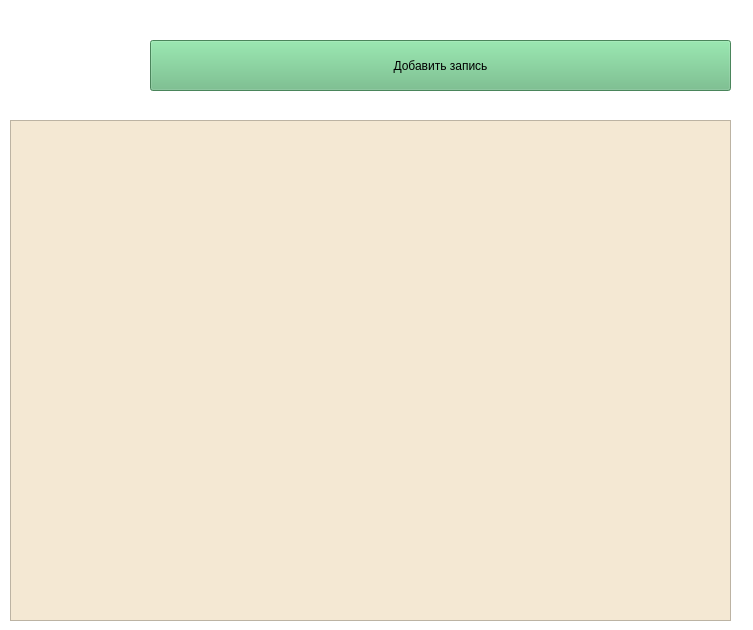
<?xml version="1.0" encoding="UTF-8"?>
<ui version="4.0">
 <class>Form</class>
 <widget class="QWidget" name="Form">
  <property name="geometry">
   <rect>
    <x>0</x>
    <y>0</y>
    <width>753</width>
    <height>630</height>
   </rect>
  </property>
  <property name="minimumSize">
   <size>
    <width>100</width>
    <height>100</height>
   </size>
  </property>
  <property name="windowTitle">
   <string>Книги</string>
  </property>
  <property name="windowIcon">
   <iconset>
    <normaloff>../../../Downloads/free-icon-open-book-2702134.png</normaloff>../../../Downloads/free-icon-open-book-2702134.png</iconset>
  </property>
  <property name="styleSheet">
   <string notr="true">background-color: rgb(255, 255, 255);</string>
  </property>
  <widget class="QPushButton" name="pushButton">
   <property name="geometry">
    <rect>
     <x>150</x>
     <y>40</y>
     <width>581</width>
     <height>51</height>
    </rect>
   </property>
   <property name="styleSheet">
    <string notr="true">font: 12pt &quot;Segoe UI&quot;;

background-color: rgb(103, 186, 128);</string>
   </property>
   <property name="text">
    <string>Добавить запись</string>
   </property>
  </widget>
  <widget class="QLabel" name="label">
   <property name="geometry">
    <rect>
     <x>20</x>
     <y>10</y>
     <width>121</width>
     <height>101</height>
    </rect>
   </property>
   <property name="minimumSize">
    <size>
     <width>100</width>
     <height>100</height>
    </size>
   </property>
   <property name="styleSheet">
    <string notr="true">font: 18pt &quot;Impact&quot;;</string>
   </property>
   <property name="text">
    <string/>
   </property>
   <property name="pixmap">
    <pixmap>../../../Downloads/free-icon-open-book-2702134.png</pixmap>
   </property>
   <property name="scaledContents">
    <bool>true</bool>
   </property>
  </widget>
  <widget class="QTableWidget" name="tableWidget">
   <property name="geometry">
    <rect>
     <x>10</x>
     <y>120</y>
     <width>721</width>
     <height>501</height>
    </rect>
   </property>
   <property name="styleSheet">
    <string notr="true">background-color: rgb(244, 232, 211);
font: 12pt &quot;Segoe UI&quot;;</string>
   </property>
   <property name="verticalScrollBarPolicy">
    <enum>Qt::ScrollBarAsNeeded</enum>
   </property>
   <property name="horizontalScrollBarPolicy">
    <enum>Qt::ScrollBarAsNeeded</enum>
   </property>
   <property name="editTriggers">
    <set>QAbstractItemView::NoEditTriggers</set>
   </property>
   <property name="showGrid">
    <bool>false</bool>
   </property>
   <attribute name="horizontalHeaderVisible">
    <bool>false</bool>
   </attribute>
   <attribute name="horizontalHeaderDefaultSectionSize">
    <number>250</number>
   </attribute>
   <attribute name="verticalHeaderVisible">
    <bool>false</bool>
   </attribute>
   <attribute name="verticalHeaderDefaultSectionSize">
    <number>100</number>
   </attribute>
  </widget>
 </widget>
 <resources/>
 <connections/>
</ui>
